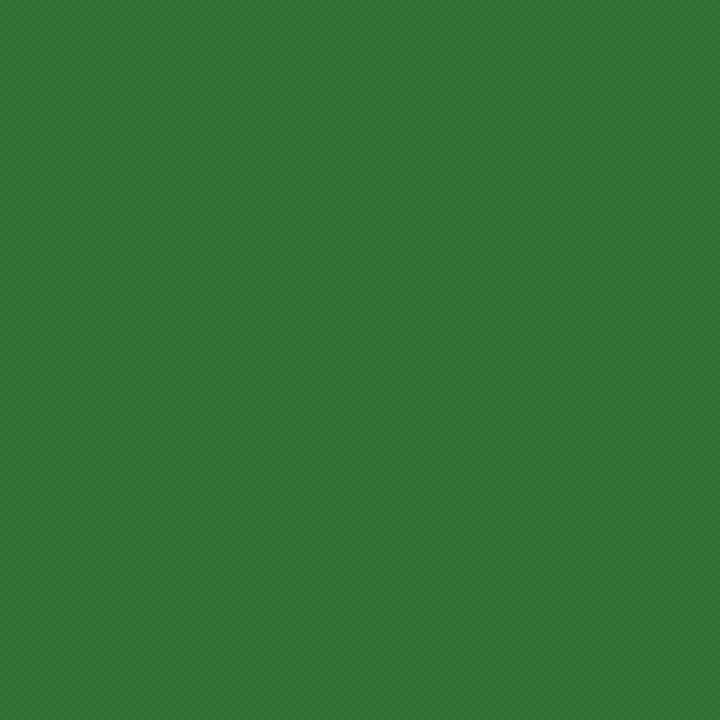

This is a level from a 2D game, rendered from its Tiled map with the project's own tilesets. A one-line summary and the map file follow, with tile-layer data summarised:
An orthogonal 90x90 tile map with 8x8 px tiles, 1 tile layer (Tile Layer 1) and 4 objects.

<map version="1.10" tiledversion="1.10.2" orientation="orthogonal" renderorder="right-down" width="90" height="90" tilewidth="8" tileheight="8" infinite="0" nextlayerid="7" nextobjectid="19">
 <tileset firstgid="1" source="lofiEnvironment2.tsx" />
 <layer id="3" name="Tile Layer 1" width="90" height="90">
  <data>[8100 cells, 8100 non-empty, 1 distinct tile ids]</data>
 </layer>
 <objectgroup id="6" name="Object Layer 1">
  <object id="12" x="0" y="704" width="720" height="16" />
  <object id="15" x="0" y="0" width="16" height="720" />
  <object id="16" x="0" y="0" width="720" height="16" />
  <object id="18" x="704" y="0" width="16" height="720" />
 </objectgroup>
</map>
